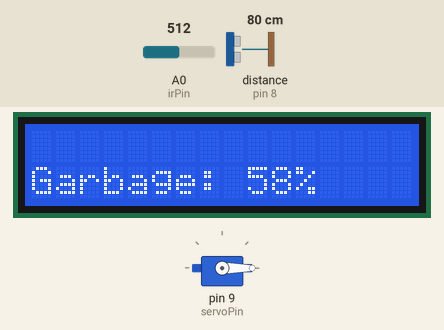
Recording of a sketch running on a simulated Arduino Uno, built with avr-gcc and run on an emulated ATmega328P. Parts: servo, 16×2 character LCD. Wiring (inferred from the names in the program): ultrasonic range finder: trigger pin 7; echo pin 8. The inputs (shaded band) are chosen by the test bench; at power-on: distance to the obstacle (sensor on pin 8) 80 cm, A0 (irPin) = 512. The echo pulse lasts 58.3 µs per cm; random numbers use the default seed unless the sketch sets one.

Above: at 3.2 s.
3.3 s: distance to the obstacle (sensor on pin 8) set to 33 cm
4.8 s: distance to the obstacle (sensor on pin 8) set to 28 cm
At 6.1 s:
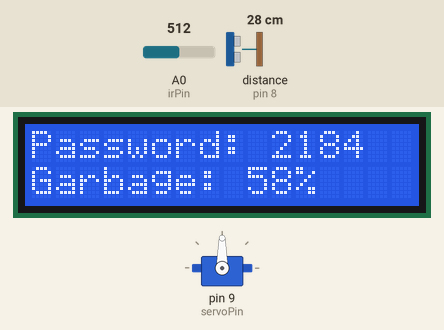
At 10.5 s:
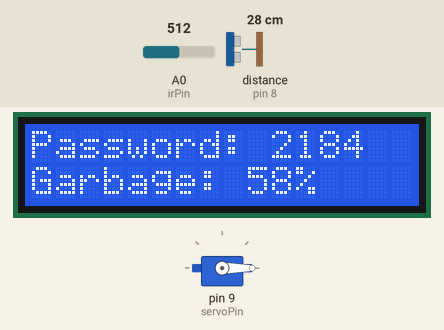
Timing chart, 0 to 12.1 s (numbered marks = the images above; inputs shaded):
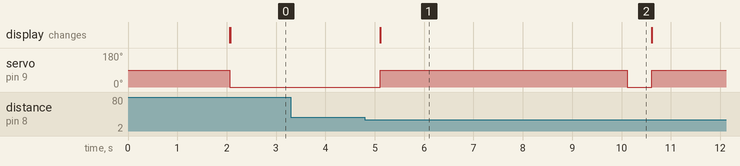

Measured:
- the behaviour switches between 31 and 30 cm on distance to the obstacle (sensor on pin 8) (found by bisection; images 0 and 1)
- after the input at 3.3 s, every drawn part: stays the same
- after the input at 4.8 s, servo on pin 9 (servoPin): 0° → 90° after 0.31 s, → 0° 5.0 s later, → 90° 0.50 s later; the display: changes after 0.31 s (image 1)
- what the display in image 1 shows lasts 5.5 s, from 5.1 s to 10.6 s

The sketch:

smart_garbage_bin.ino
```cpp
#include <Servo.h>
#include <LiquidCrystal.h>

// Pin assignments
const int pirTrigPin = 7;         // Ultrasonic sensor trigger pin
const int pirEchoPin = 8;         // Ultrasonic sensor echo pin
const int servoPin = 9;           // Servo motor connected to pin 9
const int irPin = A0;             // IR sensor connected to analog pin A0

Servo servoMotor;
LiquidCrystal lcd(12, 11, 5, 6, 10, 13); // LCD pins: RS, E, D4, D5, D6, D7

// Variables
const int distanceThreshold = 30;    // Distance threshold in cm for detecting person near bin
const int emptyIRReading = 800;      // Approximate IR reading when bin is empty (adjust as needed)
const int fullIRReading = 300;       // Approximate IR reading when bin is full (adjust as needed)
int garbageFilled = 0;
String password = "----";            // Initialize password display

void setup() {
  pinMode(pirTrigPin, OUTPUT);
  pinMode(pirEchoPin, INPUT);
  pinMode(irPin, INPUT);

  servoMotor.attach(servoPin);
  lcd.begin(16, 2);               // Initialize 16x2 LCD
  lcd.print("Welcome!");
  delay(2000);                    // Show the welcome message for 2 seconds
  lcd.clear();

  servoMotor.write(0);            // Start with lid closed
  randomSeed(analogRead(A1));     // Seed random generator for password
}

void loop() {
  // Check if a person is detected nearby with the ultrasonic sensor
  long duration, distance;
  digitalWrite(pirTrigPin, LOW);
  delayMicroseconds(2);
  digitalWrite(pirTrigPin, HIGH);
  delayMicroseconds(10);
  digitalWrite(pirTrigPin, LOW);

  duration = pulseIn(pirEchoPin, HIGH);
  distance = duration * 0.034 / 2;  // Convert duration to cm

  // If person is within the threshold, open the lid and generate a password
  if (distance > 0 && distance < distanceThreshold) {
    // Generate a random 4-digit password
    password = String(random(1000, 10000));  // Random number between 1000 and 9999

    // Display password on the first line of the LCD
    lcd.setCursor(0, 0);
    lcd.print("Password: " + password + "    "); // Clear extra chars with spaces

    servoMotor.write(90);         // Open lid
    delay(5000);                 // Keep lid open for 1 minute
    servoMotor.write(0);          // Close lid
  }

  // Measure the bin fill level using the IR sensor
  int irReading = analogRead(irPin);

  // Map the IR reading to a percentage of bin fullness
  if (irReading <= emptyIRReading && irReading >= fullIRReading) {
    garbageFilled = map(irReading, fullIRReading, emptyIRReading, 100, 0);
  } else if (irReading < fullIRReading) {
    garbageFilled = 100;          // Bin is full
  } else {
    garbageFilled = 0;            // Bin is empty
  }

  // Display the garbage fill level on the second line of the LCD
  lcd.setCursor(0, 1);
  lcd.print("Garbage: " + String(garbageFilled) + "%     "); // Clear extra chars with spaces

  delay(500);
}
```
